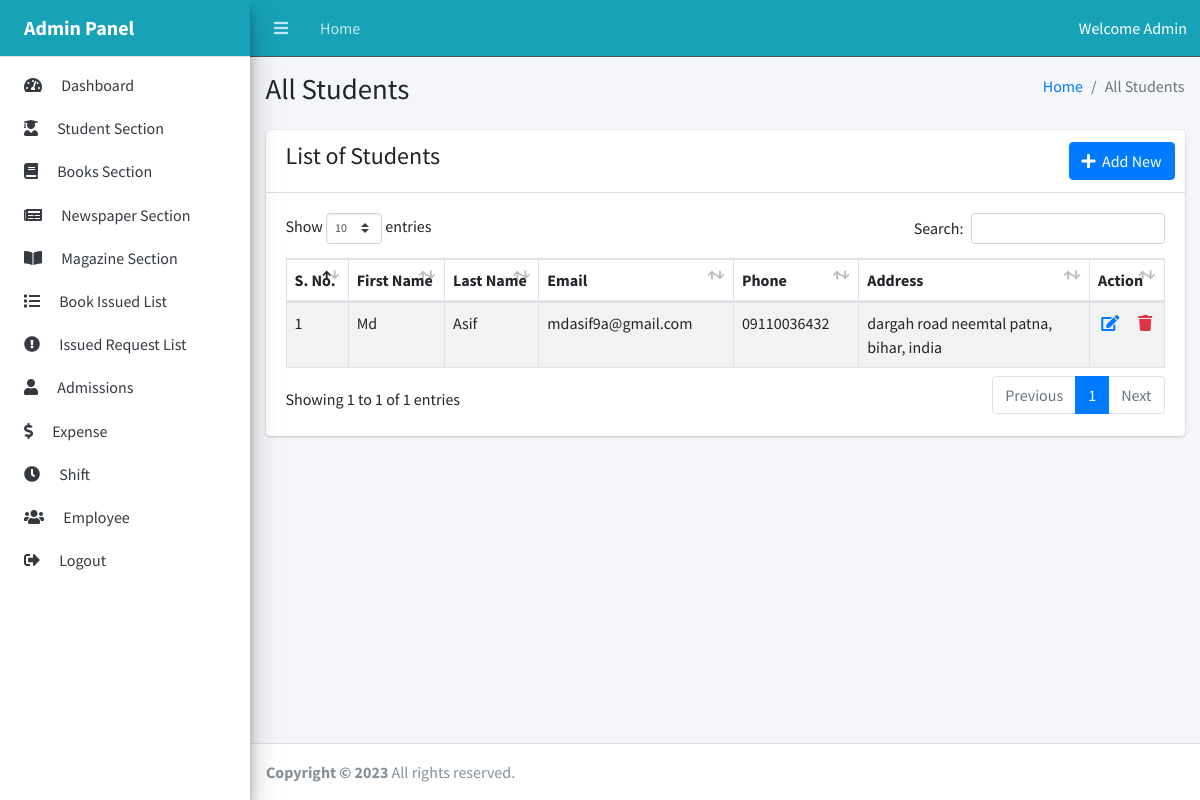
The app's page /admin/student.php (signed in) with its own data.
### tables this page shows
CREATE TABLE `students` (
  `student_id` int(11) NOT NULL,
  `first_name` varchar(50) NOT NULL,
  `last_name` varchar(50) NOT NULL,
  `email` varchar(50) NOT NULL,
  `phone` varchar(20) NOT NULL,
  `address` varchar(100) NOT NULL,
  `imageurl` varchar(255) NOT NULL
);

### admin/student.php (the view, shortened to what this page needs)
<?php
include_once("../connection.php");
?>
<!DOCTYPE html>
<html lang="en">
<?php include_once("includes/head.php"); ?>
<body class="sidebar-mini layout-navbar-fixed layout-fixed">
    <div class="wrapper">
        <?php include_once("includes/header.php"); ?>
        <?php include_once("includes/sidebar.php"); ?>
        <?php
        $sql = "SELECT * FROM Students";
        $result = mysqli_query($conn, $sql);
        if ($result) {
            $students = mysqli_fetch_all($result, MYSQLI_ASSOC);
        } else {
            echo "Error: " . mysqli_error($conn);
        }
        ?>
        <div class="content-wrapper">
            <div class="content-header">
                <div class="container-fluid">
                    <div class="row mb-2">
                        <div class="col-sm-6">
                            <h1 class="m-0">All Students</h1>
                        </div>
                        <div class="col-sm-6">
                            <ol class="breadcrumb float-sm-right">
                                <li class="breadcrumb-item"><a href="/">Home</a></li>
                                <li class="breadcrumb-item active">All Students</li>
                            </ol>
                        </div>
                    </div>
                </div>
            </div>
            <div class="content">
                <div class="container-fluid">
                    <div class="row">
                        <div class="col-12">
                            <div class="card">
                                <div class="card-header d-flex">
                                    <h4>List of Students</h4>
                                    <div class="card-tools ml-auto">
                                        <button class="btn btn-primary" data-toggle="modal" data-target="#modal-student">
                                            <span class="fas fa-plus"></span>&nbsp;&nbsp;Add New
                                        </button>
                                    </div>
                                </div>
                                <div class="card-body">
                                    <table id="example1" class="table table-striped table-hover table-bordered" style="width:100%">
                                        <thead>
                                            <tr>
                                                <th>S. No.</th>
                                                <th>First Name</th>
                                                <th>Last Name</th>
                                                <th>Email</th>
                                                <th>Phone</th>
                                                <th>Address</th>
                                                <th>Action</th>
                                            </tr>
                                        </thead>
                                        <tbody>
                                            <?php foreach ($students as $i => $student) : ?>
                                                <tr>
                                                    <td><?= $i + 1 ?></td>
                                                    <td><?= $student['first_name'] ?></td>
                                                    <td><?= $student['last_name'] ?></td>
                                                    <td><?= $student['email'] ?></td>
                                                    <td><?= $student['phone'] ?></td>
                                                    <td><?= $student['address'] ?></td>
                                                    <td class="text-center">
                                                        <a href="edit_student.php?id=<?= $student['student_id'] ?>"><span class="fas fa-edit text-primary"></span></a>
                                                        <a href="delete_student.php?id=<?= $student['student_id'] ?>" class="ml-3" onclick="return confirm('Are you sure to delete this student?')">
                                                            <span class="fas fa-trash text-danger"></span>
                                                        </a>
                                                    </td>
                                                </tr>
                                            <?php endforeach; ?>
                                        </tbody>
                                    </table>
                                </div>
                            </div>
                        </div>
                    </div>
                </div>
            </div>
        </div>
        <?php include_once("includes/footer.php"); ?>
    </div>
</body>
</html>

### records on screen
students: first_name "Md", last_name "Asif", email "mdasif9a@gmail.com", phone "09110036432", address "dargah road neemtal patna, bihar, india"
